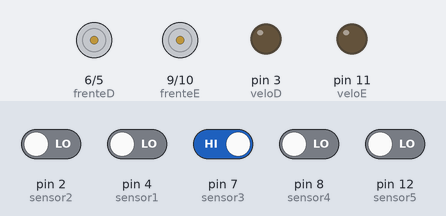
The sketch below on a simulated Arduino Uno, built with avr-gcc and run on an emulated ATmega328P. Parts: motor-driver pin pairs drawn as motors (green arrow = first pin HIGH = forward, orange = second pin HIGH = backward, longer = more drive), output pins drawn as LEDs (lit = HIGH). Inputs (shaded band) come from the test bench; at power-on: pin 7 (sensor3) HIGH, pin 2 (sensor2), pin 4 (sensor1), pin 8 (sensor4), pin 12 (sensor5) LOW.

Above: at 1.2 s.
1.3 s: pin 2 (sensor2) driven HIGH
At 2.4 s:
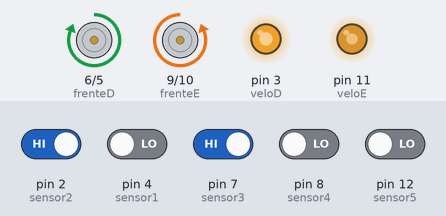
2.8 s: pin 7 (sensor3) driven LOW
At 3.5 s:
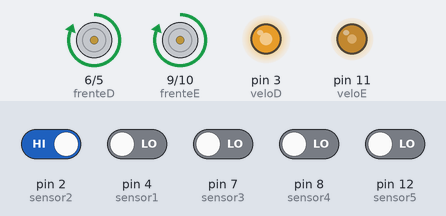
4.3 s: pin 2 (sensor2) driven LOW
At 4.7 s:
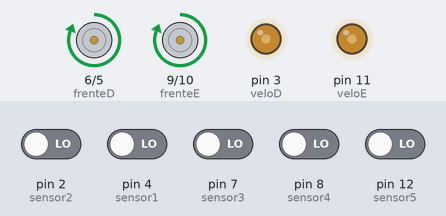
5.8 s: pin 8 (sensor4) driven HIGH
At 7.0 s:
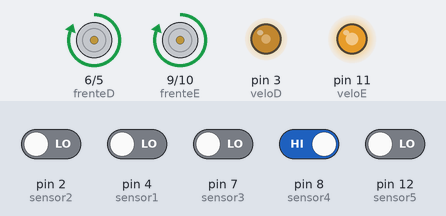
7.3 s: pin 12 (sensor5) driven HIGH
At 8.1 s:
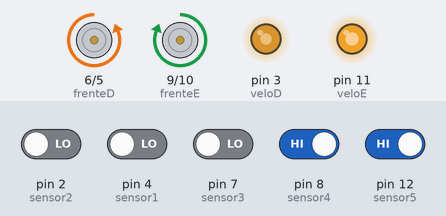
8.8 s: pin 12 (sensor5) driven LOW
At 9.3 s:
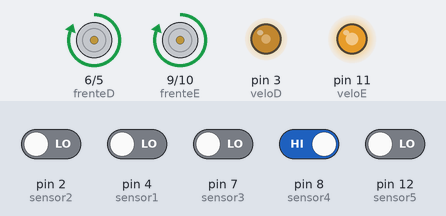
Timing chart, 0 to 11.3 s (numbered marks = the images above; inputs shaded):
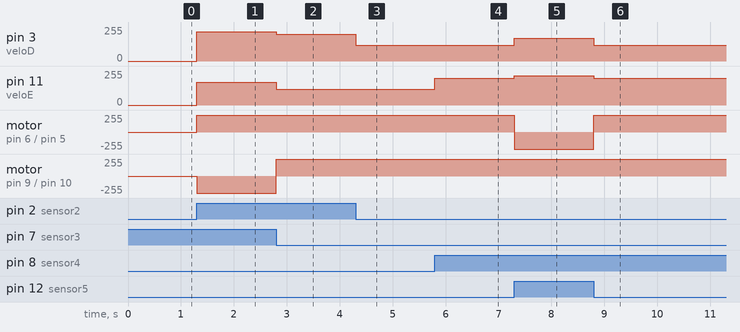

Measured:
- after the input at 1.3 s, pin 3 (veloD): 0/255 → 220/255 at once; pin 11 (veloE): 0/255 → 170/255 at once; motor on pin 6 (frenteD) / pin 5 (trasD): stopped → forward 255/255 at once; motor on pin 9 (frenteE) / pin 10 (trasE): stopped → backward 255/255 at once
- after the input at 2.8 s, pin 3 (veloD): 220/255 → 200/255 at once; pin 11 (veloE): 170/255 → 120/255 at once; motor on pin 9 (frenteE) / pin 10 (trasE): backward 255/255 → forward 255/255 at once
- after the input at 4.3 s, pin 3 (veloD): 200/255 → 120/255 at once
- after the input at 5.8 s, pin 11 (veloE): 120/255 → 200/255 at once
- after the input at 7.3 s, pin 3 (veloD): 120/255 → 170/255 at once; pin 11 (veloE): 200/255 → 220/255 at once; motor on pin 6 (frenteD) / pin 5 (trasD): forward 255/255 → backward 255/255 at once
- after the input at 8.8 s, pin 3 (veloD): 170/255 → 120/255 at once; pin 11 (veloE): 220/255 → 200/255 at once; motor on pin 6 (frenteD) / pin 5 (trasD): backward 255/255 → forward 255/255 at once

The sketch:

CodigoParaTeteuInverter.ino
```cpp
unsigned long tempo = 0;
unsigned long auxiliar = 0;

const int sensor1 = 4;  // Sensor 1
const int sensor2 = 2;  // Sensor 2
const int sensor3 = 7;  // Sensor 3
const int sensor4 = 8;  // Sensor 4
const int sensor5 = 12;  // Sensor 5

// Definição de pinos para controle do motor
int veloE = 11;
int veloD = 3;
int frenteE = 9;
int trasE = 10;
int frenteD = 6;
int trasD = 5;

void setup() {
  // Inicializar sensores como entrada
  pinMode(sensor1, INPUT);
  pinMode(sensor2, INPUT);
  pinMode(sensor3, INPUT);
  pinMode(sensor4, INPUT);
  pinMode(sensor5, INPUT);

  // Inicializar motores como saída
  pinMode(frenteE, OUTPUT);
  pinMode(trasE, OUTPUT);
  pinMode(frenteD, OUTPUT);
  pinMode(trasD, OUTPUT);
}

void loop() {
  tempo = millis();
  // Leitura dos sensores de linha
  int sensorL1 = digitalRead(sensor1);
  int sensorL2 = digitalRead(sensor2);
  int sensorL3 = digitalRead(sensor3);
  int sensorL4 = digitalRead(sensor4);
  int sensorL5 = digitalRead(sensor5);

  // Se o centro está na linha, o robô anda reto
  if (sensorL3 == LOW && sensorL1 == HIGH && sensorL2 == HIGH && sensorL4 == HIGH && sensorL5 == HIGH) {
    andarReto();
  }
  // Se o sensor da esquerda está na linha, o robô vira para a direita
  else if (sensorL1 == HIGH && sensorL2 == LOW && sensorL3 == LOW && sensorL4 == LOW && sensorL5 == LOW) {
    virarEsquerdaCurva();
  }
  // Se o sensor da direita está na linha, o robô vira para a esquerda
  else if (sensorL1 == HIGH && sensorL2 == HIGH && sensorL3 == LOW && sensorL4 == LOW && sensorL5 == LOW) {
    virarEsquerdaCurva();
  }
  // Caso o sensor da direita mais a frente esteja na linha, vira para a esquerda
  else if (sensorL1 == HIGH && sensorL2 == HIGH && sensorL3 == HIGH && sensorL4 == LOW && sensorL5 == LOW) {
    virarEsquerdaCurva();
  }
  // Caso o sensor da esquerda mais a frente esteja na linha, vira para a direita
  else if (sensorL1 == LOW && sensorL2 == HIGH && sensorL3 == LOW && sensorL4 == LOW && sensorL5 == LOW) {
    virarEsquerda();
  } else if (sensorL1 == LOW && sensorL2 == HIGH && sensorL3 == HIGH && sensorL4 == LOW && sensorL5 == LOW) {
    virarEsquerdaCurva();
  } else if (sensorL1 == LOW && sensorL2 == LOW && sensorL3 == LOW && sensorL4 == LOW && sensorL5 == HIGH) {
    virarDireitaCurva();
  } else if (sensorL1 == LOW && sensorL2 == LOW && sensorL3 == LOW && sensorL4 == HIGH && sensorL5 == HIGH) {
    virarDireitaCurva();
  } else if (sensorL1 == LOW && sensorL2 == LOW && sensorL3 == HIGH && sensorL4 == HIGH && sensorL5 == HIGH) {
    virarDireitaCurva();
  } else if (sensorL1 == LOW && sensorL2 == LOW && sensorL3 == HIGH && sensorL4 == HIGH && sensorL5 == LOW) {
    virarDireitaCurva();
  } else if (sensorL1 == LOW && sensorL2 == LOW && sensorL3 == LOW && sensorL4 == HIGH && sensorL5 == LOW) {
    virarDireita();
  } else if (sensorL1 == LOW && sensorL2 == LOW && sensorL3 == LOW && sensorL4 == LOW && sensorL5 == LOW) {
    mantervelo();
  } else if (sensorL1 == HIGH && sensorL2 == HIGH && sensorL3 == HIGH && sensorL4 == HIGH && sensorL5 == HIGH) {
    andarReto();
  }
}


void andarReto() {
  digitalWrite(frenteE, HIGH);
  digitalWrite(trasE, LOW);
  digitalWrite(frenteD, HIGH);
  digitalWrite(trasD, LOW);
  analogWrite(veloE, 210);
  analogWrite(veloD, 210);
}
void mantervelo() {
  digitalWrite(frenteE, HIGH);
  digitalWrite(trasE, LOW);
  digitalWrite(frenteD, HIGH);
  digitalWrite(trasD, LOW);
  analogWrite(veloE, 120);
  analogWrite(veloD, 120);
}

void virarDireitaCurva() {
  digitalWrite(frenteE, HIGH);
  digitalWrite(trasE, LOW);
  digitalWrite(frenteD, LOW);
  digitalWrite(trasD, HIGH);
  analogWrite(veloE, 220);
  analogWrite(veloD, 170);
}

void virarEsquerdaCurva() {
  digitalWrite(frenteE, LOW);
  digitalWrite(trasE, HIGH);
  digitalWrite(frenteD, HIGH);
  digitalWrite(trasD, LOW);
  analogWrite(veloE, 170);
  analogWrite(veloD, 220);
}

void parar() {
  digitalWrite(frenteE, LOW);
  digitalWrite(trasE, LOW);
  digitalWrite(frenteD, LOW);
  digitalWrite(trasD, LOW);
  analogWrite(veloE, 0);
  analogWrite(veloD, 0);
}
void virarEsquerda() {
  digitalWrite(frenteE, HIGH);
  digitalWrite(trasE, LOW);
  digitalWrite(frenteD, HIGH);
  digitalWrite(trasD, LOW);
  analogWrite(veloE, 120);
  analogWrite(veloD, 200);
}
void virarDireita() {
  digitalWrite(frenteE, HIGH);
  digitalWrite(trasE, LOW);
  digitalWrite(frenteD, HIGH);
  digitalWrite(trasD, LOW);
  analogWrite(veloE, 200);
  analogWrite(veloD, 120);
}
```
